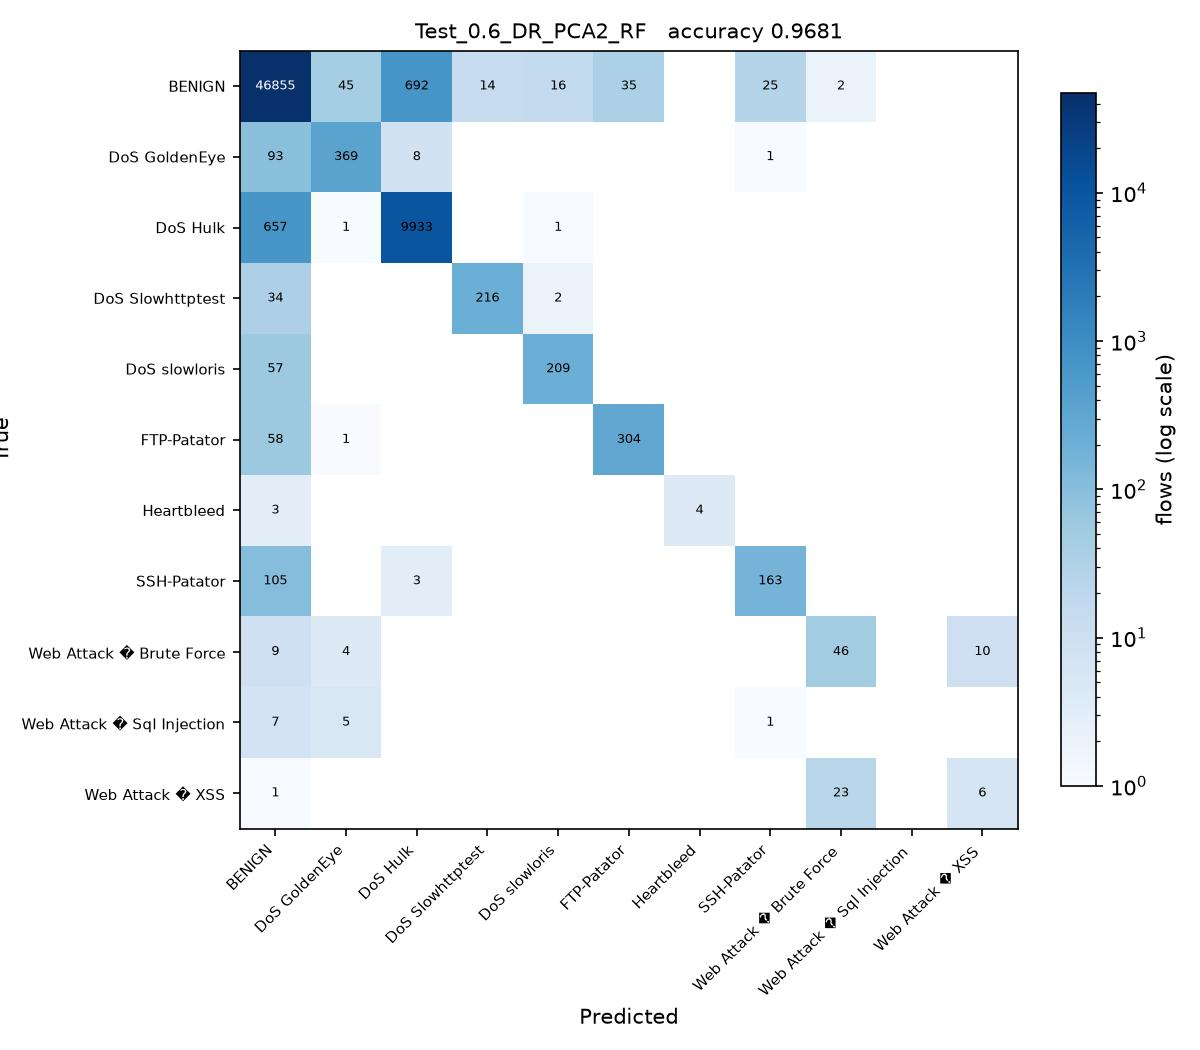

Recreate this plot in Python.
# Test_0.6_DR_PCA2_RF.py
#
# Test size 0.6  |  PCA, 2 components  |  Random Forest (sheet #7)
#
# This is SGDC_60_40.py with the changes marked CHANGE below and nothing else.

import os
from pathlib import Path

# CHANGE 1: find the folder holding the three CSV files and run from there, so
# the plain file names below resolve no matter where this script is started
# from or how deeply it sits inside the project folder.
HERE = Path(__file__).resolve().parent
for PROJECT in [HERE, *HERE.parents]:
    if (PROJECT / 'Tuesday-WorkingHours.pcap_ISCX.csv').exists():
        os.chdir(PROJECT)
        break
else:
    raise SystemExit('Put this folder inside the folder that holds the three '
                     'CIC-IDS2017 CSV files, then run the script again.')
import numpy as np
import pandas as pd

df1 = pd.read_csv('Tuesday-WorkingHours.pcap_ISCX.csv', low_memory=True)
df2 = pd.read_csv('Wednesday-workingHours.pcap_ISCX.csv', low_memory=True)
df3 = pd.read_csv('Thursday-WorkingHours-Morning-WebAttacks.pcap_ISCX.csv', low_memory=True)

dataset = pd.concat([df1, df2, df3], ignore_index=True)

dataset.columns = dataset.columns.str.strip()

# CHANGE 2: a stratified sample of 100000 flows, the same for every run. An RBF
# SVM on all 1.3 million flows would take about an hour per script.
# At least 50 flows of every class are kept.
label = dataset.columns[-1]
dataset = pd.concat(
    [g.sample(n=min(len(g), max(50, round(100000 * len(g) / len(dataset)))), random_state=0)
     for _, g in dataset.groupby(label)],
    ignore_index=True
)

X = dataset.iloc[:, :-1]
y = dataset.iloc[:, -1]

X = X.apply(pd.to_numeric, errors='coerce')

X.replace([np.inf, -np.inf], np.nan, inplace=True)

from sklearn.impute import SimpleImputer

imputer = SimpleImputer(missing_values=np.nan, strategy='mean')
X = imputer.fit_transform(X)

from sklearn.preprocessing import LabelEncoder

labelencoder_y = LabelEncoder()
y = labelencoder_y.fit_transform(y)

from sklearn.model_selection import train_test_split

X_train, X_test, y_train, y_test = train_test_split(
    X,
    y,
    test_size=0.6,   # CHANGE 3: test size
    random_state=0,
    stratify=y
)

# CHANGE 4: PCA, from PCA_LDA_KErnel_PCA_CODE.pdf (fit only on training data)
from sklearn.decomposition import PCA

pca = PCA(n_components=2)
X_train = pca.fit_transform(X_train)
X_test = pca.transform(X_test)

# CHANGE 5: Random Forest (sheet #7) in place of SGDClassifier
from sklearn.ensemble import RandomForestClassifier

classifier = RandomForestClassifier(
    n_estimators=100,
    criterion='entropy',
    random_state=0
)

classifier.fit(X_train, y_train)

y_pred = classifier.predict(X_test) 

from sklearn.metrics import confusion_matrix
from sklearn.metrics import accuracy_score
from sklearn.metrics import precision_score
from sklearn.metrics import recall_score
from sklearn.metrics import f1_score
from sklearn.metrics import classification_report

cm = confusion_matrix(y_test, y_pred)

print("Confusion Matrix:\n")
print(cm)

print("\nAccuracy : {:.4f}".format(accuracy_score(y_test, y_pred)))
print("\nPrecision : {:.4f}".format(precision_score(y_test, y_pred, average='weighted')))
print("\nRecall : {:.4f}".format(recall_score(y_test, y_pred, average='weighted')))
print("\nF1 Score : {:.4f}".format(f1_score(y_test, y_pred, average='weighted')))

print("\nClassification Report:\n")
print(classification_report(y_test, y_pred))

# CHANGE 6: save the confusion matrix as Test_0.6_DR_PCA2_RF.jpg and record the result
import matplotlib
matplotlib.use('Agg')
import matplotlib.pyplot as plt
from matplotlib.colors import LogNorm

here = HERE                     # the folder this script sits in
names = [str(c) for c in labelencoder_y.classes_]
fig, ax = plt.subplots(figsize=(8, 7))
im = ax.imshow(cm, cmap='Blues', norm=LogNorm(vmin=1))
ax.set_xticks(range(len(names)), names, rotation=45, ha='right', fontsize=7)
ax.set_yticks(range(len(names)), names, fontsize=7)
ax.set_xlabel('Predicted')
ax.set_ylabel('True')
ax.set_title('Test_0.6_DR_PCA2_RF   accuracy {:.4f}'.format(accuracy_score(y_test, y_pred)), fontsize=10)
for i in range(cm.shape[0]):
    for j in range(cm.shape[1]):
        if cm[i, j]:
            ax.text(j, i, cm[i, j], ha='center', va='center', fontsize=6,
                    color='white' if cm[i, j] > cm.max() / 3 else 'black')
fig.colorbar(im, ax=ax, fraction=0.04, label='flows (log scale)')
fig.tight_layout()
fig.savefig(here / 'Test_0.6_DR_PCA2_RF.jpg', dpi=150)
plt.close(fig)

row = pd.DataFrame([{
    'Test': 0.6, 'DR': 'PCA2', 'Clas': 'RF',
    'Acc': round(accuracy_score(y_test, y_pred), 4),
    'Pre': round(precision_score(y_test, y_pred, average='weighted'), 4),
    'Rec': round(recall_score(y_test, y_pred, average='weighted'), 4),
    'F1': round(f1_score(y_test, y_pred, average='weighted'), 4),
    'script': 'Test_0.6_DR_PCA2_RF',
}])
out = PROJECT / 'results' / '75_runs_pca.csv'
out.parent.mkdir(exist_ok=True)
if out.exists():
    old = pd.read_csv(out)
    row = pd.concat([old[old['script'] != 'Test_0.6_DR_PCA2_RF'], row], ignore_index=True)
row.to_csv(out, index=False)
